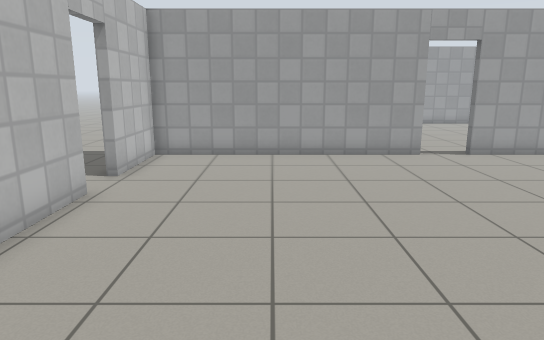
view 1 (above)

16 first-person views from a walk through a Gazebo world. The camera is 1.2 m above the floor, tilts 12° down and sees 70° across. The floor is counted in squares, 0.5 m on a side. Each view is taken from the middle of a square. On the plan, view 1 faces up. The plan holds only what a view shows up to about 20 squares ahead; the rest is blank. Simple patterns stand in for the simulator's built-in surfaces. Some stock models are drawn as simple stand-ins.

view 2
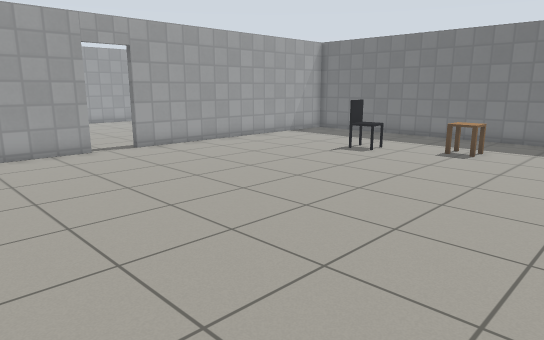

view 3
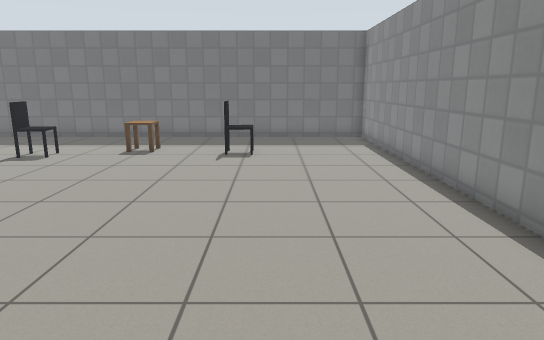

view 4
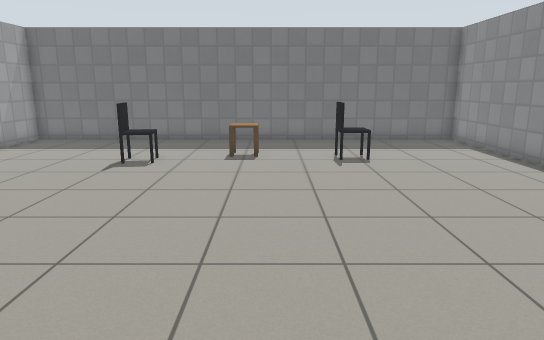

view 5
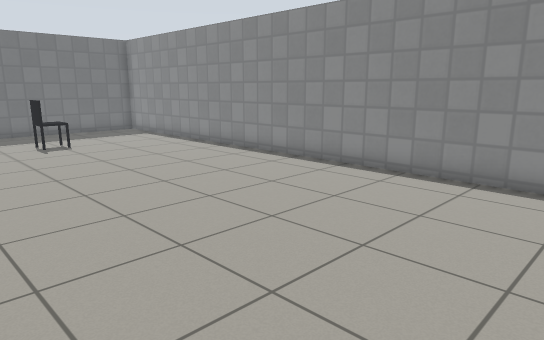

view 6
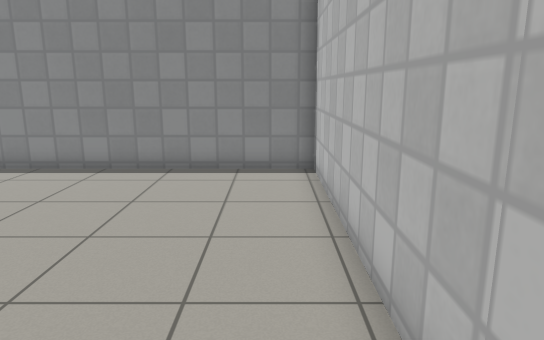

view 7
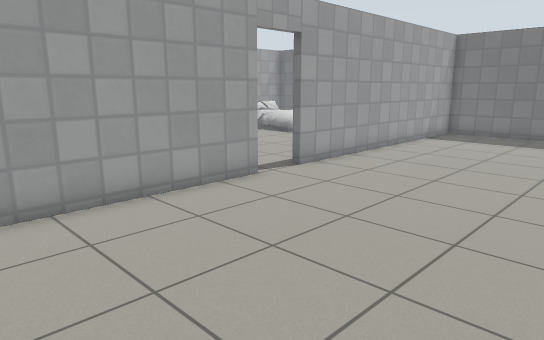

view 8
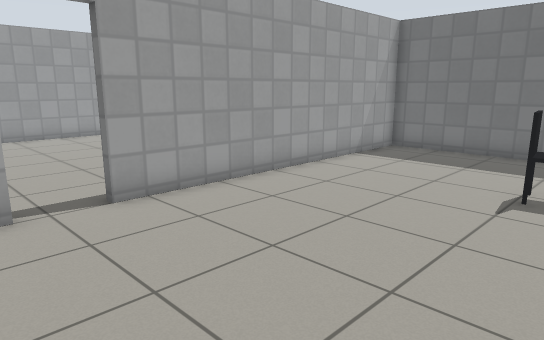

view 9
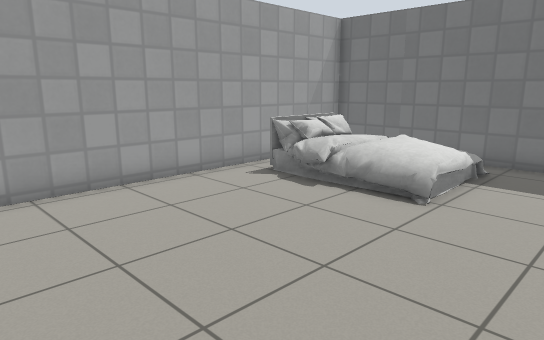

view 10
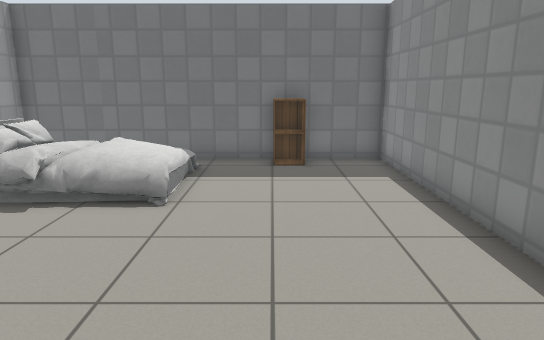

view 11
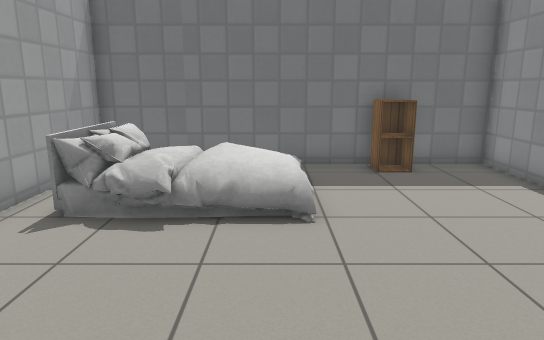

view 12
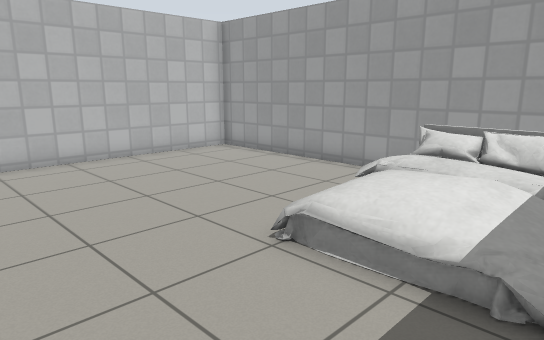

view 13
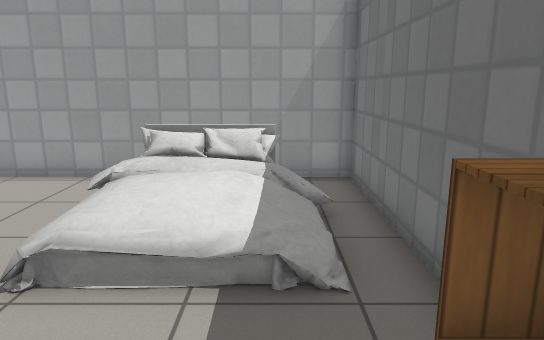

view 14
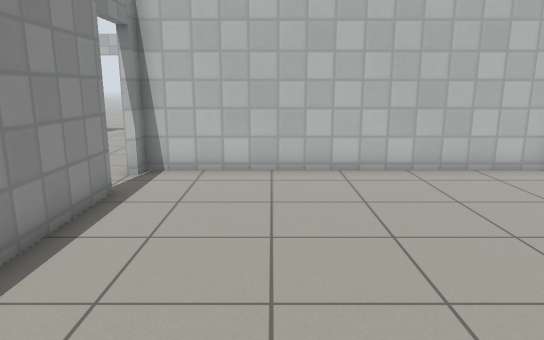

view 15
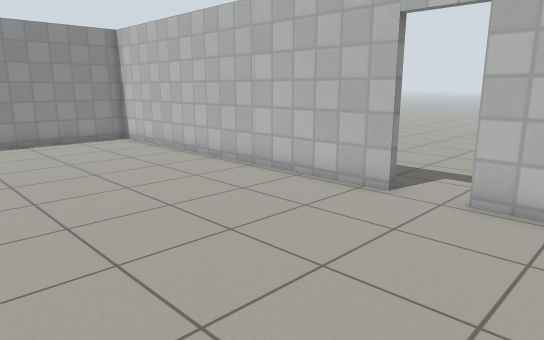

view 16
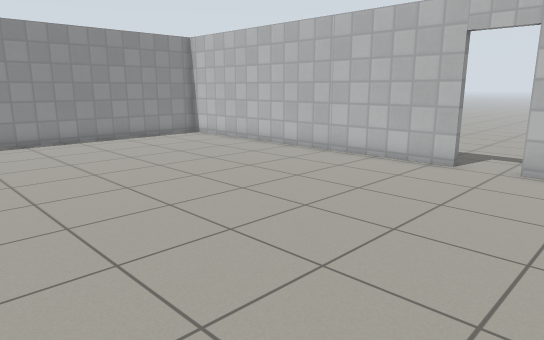

### Floor plan
Points are (right, up) in squares from view 1. A wall is a line through its corners. A room is listed if a view was taken in it or the views show most of it. See-through windows are left out.
Room 1 (views 1, 2, 3, 4, 5, 6, 7, 8, 15, 16)
walls: (5.4, 14) (-4.3, 14) (-4.3, 10.4); (-4.3, 8.7) (-4.3, -5.4) (19.1, -5.4) (19.1, 14) (7.2, 14)
ways out: open door at (6.5, 14) to room 2; open door at (-4.5, 9.5)
objects: office chair (13, 7) to (14, 8); office chair (14, 0) to (15, 1); side table (15, 3) to (16, 4)
Room 2 (views 9, 10, 11, 12, 13, 14)
walls: (7.2, 14.3) (19.1, 14.3) (19.1, 26.4) (4.7, 26.4) (4.7, 14.3)
ways out: open door at (6.5, 14) to room 1
objects: bed (14, 20) to (18, 25); cabinet (18, 17) to (18, 18)

Where each view was taken, in squares from view 1:
view 1: 0 up, 0 right, facing up
view 2: 1 down, 0 right, facing up-right
view 3: 1 down, 0 right, facing right
view 4: 3 up, 1 right, facing right
view 5: 5 up, 3 left, facing down-right
view 6: 6 up, 3 left, facing down
view 7: 6 up, 2 left, facing up-right
view 8: 6 up, 4 right, facing up-right
view 9: 17 up, 6 right, facing up-right
view 10: 18 up, 6 right, facing right
view 11: 21 up, 7 right, facing right
view 12: 16 up, 18 right, facing up-left
view 13: 16 up, 17 right, facing up
view 14: 18 up, 16 right, facing left
view 15: 13 up, 4 right, facing down-left
view 16: 13 up, 8 right, facing down-left
